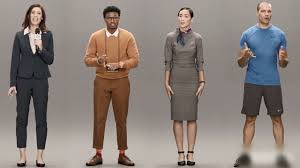
#> input picture nCnt development process/Use_matplotlib/images/people_4.jpg, 300 x 168 px
$ python 'Machine2(Low recognition rate).py'
#> lines starting #> are read from the running program, lines starting #| are printed output that depends on the picture
# opencv_full_lower_upper_Detection.py : 세개 cascade 대해 출력
import numpy as np
import cv2
from matplotlib import pyplot as plt


filename = "people_4.jpg"
# 예측할 그림 가져오기, gray convert
image1 = cv2.imread('images/'+filename)
#> image1 is the input picture: shape (168, 300, 3); mean B, G, R 122.4, 128.1, 138.3
grayImage1 = cv2.cvtColor(image1, cv2.COLOR_BGR2GRAY)
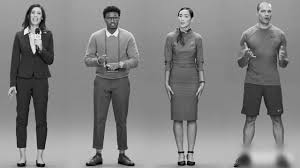
#> grayImage1: shape (168, 300); min 2, max 247, mean 130.4

image2 = cv2.imread('images/'+filename)
grayImage2 = cv2.cvtColor(image2, cv2.COLOR_BGR2GRAY)

image3 = cv2.imread('images/'+filename)
grayImage3 = cv2.cvtColor(image3, cv2.COLOR_BGR2GRAY)


# cascade xml 파일 선택
body_cascade = cv2.CascadeClassifier('haarcascade_fullbody.xml')
# 10 = 검출한 사각형 사이 최소 간격, body에 x,y,w,h가 여러개 저장됨.
body = body_cascade.detectMultiScale(grayImage1, 1.01, 10, 0, minSize=(100, 100))
#> body = ()

for (x,y,w,h) in body :
    cv2.rectangle(image1,(x,y),(x+w,y+h),(0,0,255),3)
#> this loop made 0 passes

plt.subplot(1, 3, 1)
plt.imshow(image1, cmap='gray')


# cascade xml 파일 선택
body_cascade = cv2.CascadeClassifier('haarcascade_fullbody.xml')
body = body_cascade.detectMultiScale(grayImage1, 1.01, 10, 0, minSize=(100, 100))

for (x,y,w,h) in body :
    cv2.rectangle(image2,(x,y),(x+w,y+h),(0,0,255),3)

plt.subplot(1, 3, 2)
plt.imshow(image2, cmap='gray')


# cascade xml 파일 선택
body_cascade = cv2.CascadeClassifier('haarcascade_fullbody.xml')
body = body_cascade.detectMultiScale(grayImage1, 1.01, 10, 0, minSize=(100, 100))

for (x,y,w,h) in body :
    cv2.rectangle(image3,(x,y),(x+w,y+h),(0,0,255),3)

plt.subplot(1, 3, 3)
plt.imshow(image3, cmap='gray')


plt.show()
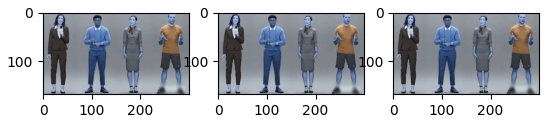
#> figure drawn by matplotlib, 3 panels; B, G, R data is drawn as R, G, B

$ run again, with nCnt development process/Use_matplotlib/images/p_2.jpg copied over nCnt development process/Use_matplotlib/images/people_4.jpg
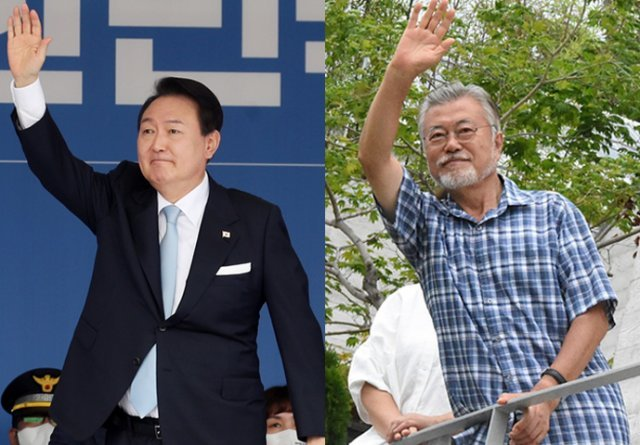
#> input picture nCnt development process/Use_matplotlib/images/p_2.jpg, 640 x 445 px
#> image1 is the input picture: shape (445, 640, 3); mean B, G, R 106.4, 105, 100.6
#> `grayImage1 = cv2.cvtColor(image1, cv2.COLOR_BGR2GRAY)`:
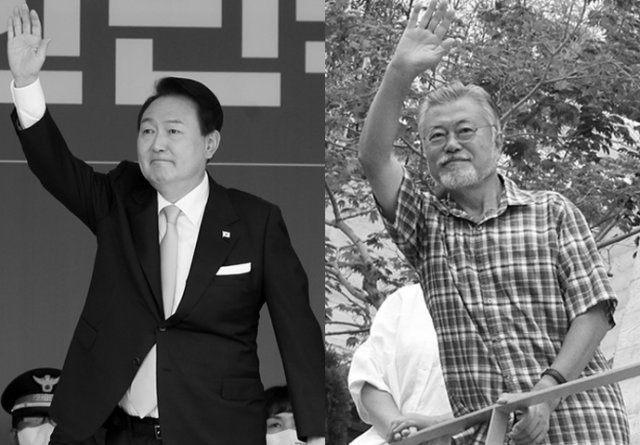
#> grayImage1: shape (445, 640); min 0, max 255, mean 103.8
#> body = ()
#> `plt.show()`:
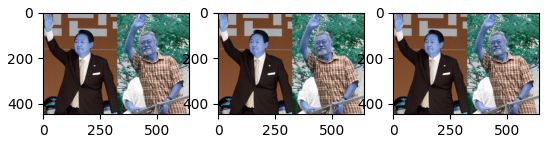
#> figure drawn by matplotlib, 3 panels; B, G, R data is drawn as R, G, B
